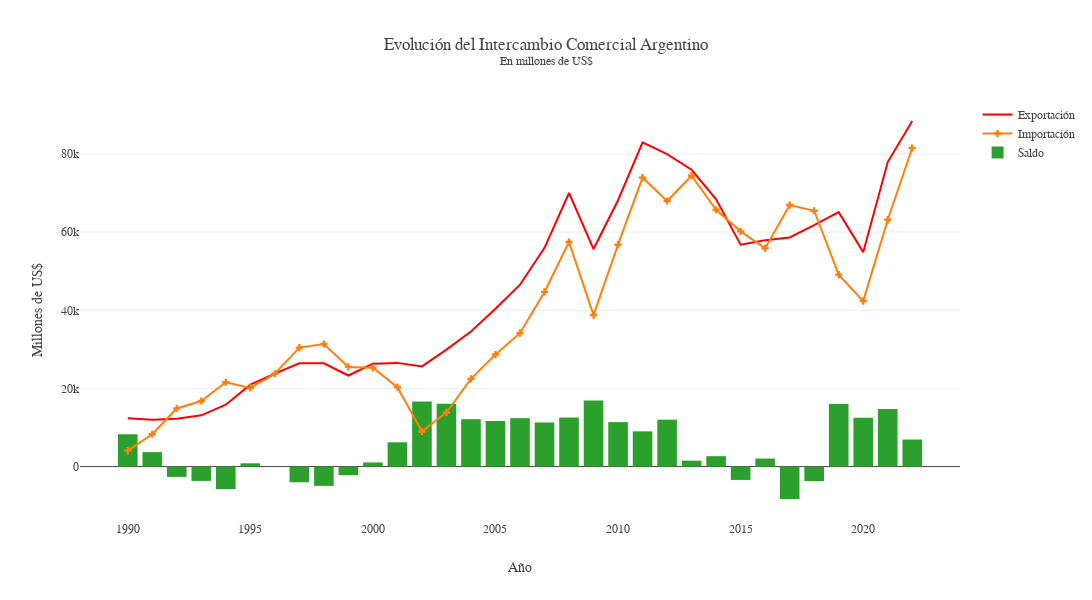

The code cell stored with this chart in its notebook:
### Code cell
temp = df.query("Año >= '1990'")
fig = go.Figure()
fig.add_trace(go.Scatter(x = temp["Año"], y = temp["Exportación"], 
                         name = "Exportación", mode = "lines", marker_color = "red",
                         hovertemplate="%{y:,.0f} millones de US$"))
fig.add_trace(go.Scatter(x = temp["Año"], y = temp["Importación"], name = "Importación", mode = "lines+markers", marker_symbol = 3))
fig.add_trace(go.Bar(x = temp["Año"], y = temp["Saldo"], name = "Saldo"))
fig.update_layout(template = None, title_text = "Evolución del Intercambio Comercial Argentino<br><sup>En millones de US$",
                   font_family = "georgia",
                   height = 600, width = 1200)
fig.update_yaxes(title_text = "Millones de US$")
fig.update_xaxes(title_text = "Año")

### Figure 1 — Plotly figure (JSON) as saved in the notebook; plotly's stock layout.template omitted (floating-point values rounded to 4 significant figures)
{"data": [{"hovertemplate": "%{y:,.0f} millones de US$", "marker": {"color": "red"}, "mode": "lines", "name": "Exportación", "type": "scatter", "x": ["1990", "1991", "1992", "1993", "1994", "1995", "1996", "1997", "1998", "1999", "2000", "2001", "2002", "2003", "2004", "2005", "2006", "2007", "2008", "2009", "2010", "2011", "2012", "2013", "2014", "2015", "2016", "2017", "2018", "2019", "2020", "2021", "2022"], "y": [12350.0, 11980.0, 12230.0, 13120.0, 15840.0, 20960.0, 23810.0, 26430.0, 26430.0, 23310.0, 26340.0, 26540.0, 25650.0, 29940.0, 34580.0, 40390.0, 46550.0, 55980.0, 70020.0, 55670.0, 68170.0, 82980.0, 79980.0, 75960.0, 68400.0, 56780.0, 57910.0, 58640.0, 61780.0, 65120.0, 54880.0, 77930.0, 88450.0]}, {"marker": {"symbol": 3}, "mode": "lines+markers", "name": "Importación", "type": "scatter", "x": ["1990", "1991", "1992", "1993", "1994", "1995", "1996", "1997", "1998", "1999", "2000", "2001", "2002", "2003", "2004", "2005", "2006", "2007", "2008", "2009", "2010", "2011", "2012", "2013", "2014", "2015", "2016", "2017", "2018", "2019", "2020", "2021", "2022"], "y": [4077.0, 8275.0, 14870.0, 16780.0, 21590.0, 20120.0, 23760.0, 30450.0, 31380.0, 25510.0, 25280.0, 20320.0, 8990.0, 13850.0, 22450.0, 28690.0, 34150.0, 44710.0, 57460.0, 38790.0, 56790.0, 73960.0, 67970.0, 74440.0, 65740.0, 60200.0, 55850.0, 66940.0, 65480.0, 49130.0, 42360.0, 63180.0, 81520.0]}, {"name": "Saldo", "type": "bar", "x": ["1990", "1991", "1992", "1993", "1994", "1995", "1996", "1997", "1998", "1999", "2000", "2001", "2002", "2003", "2004", "2005", "2006", "2007", "2008", "2009", "2010", "2011", "2012", "2013", "2014", "2015", "2016", "2017", "2018", "2019", "2020", "2021", "2022"], "y": [8276.0, 3703.0, -2637.0, -3666.0, -5751.0, 841.4, 48.91, -4019.0, -4944.0, -2200.0, 1061.0, 6223.0, 16660.0, 16090.0, 12130.0, 11700.0, 12390.0, 11270.0, 12560.0, 16890.0, 11380.0, 9020.0, 12010.0, 1521.0, 2668.0, -3419.0, 2057.0, -8293.0, -3701.0, 15990.0, 12530.0, 14750.0, 6923.0]}], "layout": {"font": {"family": "georgia"}, "height": 600, "title": {"text": "Evolución del Intercambio Comercial Argentino<br><sup>En millones de US$"}, "width": 1200, "xaxis": {"title": {"text": "Año"}}, "yaxis": {"title": {"text": "Millones de US$"}}}}
